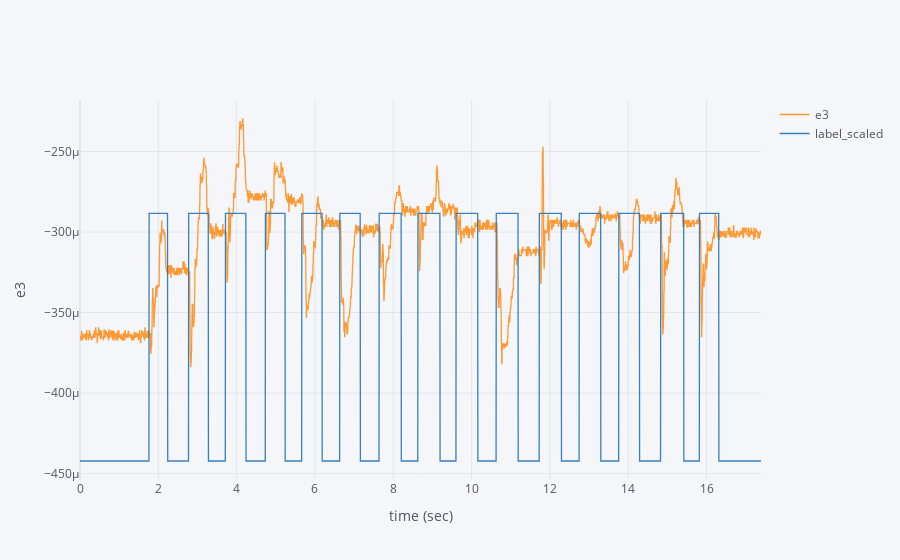
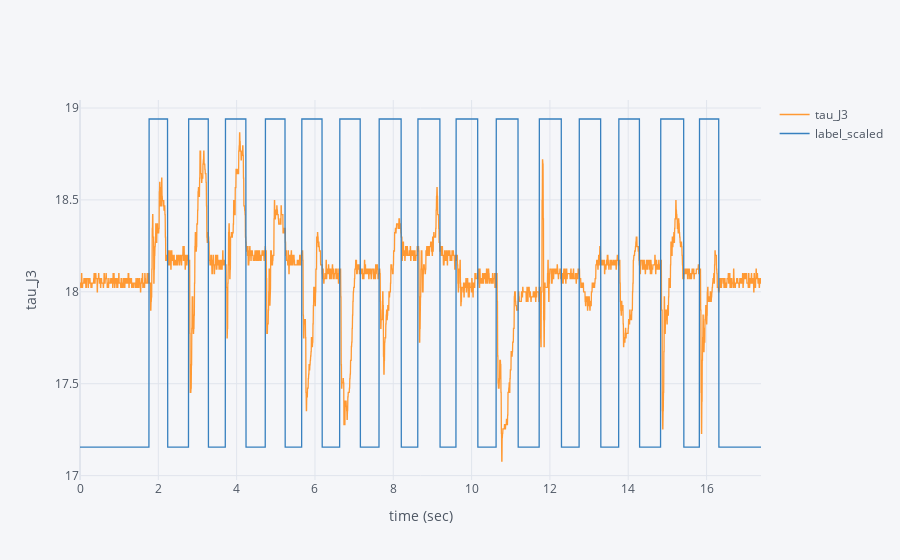

The notebook cell saved with these charts, in order:
### Code cell
# plot a sample data
import chart_studio.plotly as py
import plotly.graph_objs as go
from plotly.offline import iplot, init_notebook_mode
# Using plotly + cufflinks in offline mode
import cufflinks
cufflinks.go_offline(connected=True)
init_notebook_mode(connected=True)

target = ['e3','tau_J3']

for i in target:
    A = instance.df[i].max()-instance.df[i].min()
    instance.df['label_scaled']=instance.df['label']*A + instance.df[i][0] -A/2
    instance.df.iplot(x='time', y= [i, 'label_scaled'], xTitle='time (sec)', yTitle=i)
    
    #plt.plot(instance.df['time'],instance.df['labeled_scaled'])

### Figure 1 — Plotly figure (JSON) as saved in the notebook; plotly's stock layout.template omitted (floating-point values rounded to 4 significant figures; data arrays with more than 128 entries replaced by an {"elided": "..."} marker saying what was removed)
{"data": [{"line": {"color": "rgba(255, 153, 51, 1.0)", "dash": "solid", "shape": "linear", "width": 1.3}, "mode": "lines", "name": "e3", "text": "", "type": "scatter", "x": {"elided": "3479 float values"}, "y": {"elided": "3479 float values"}}, {"line": {"color": "rgba(55, 128, 191, 1.0)", "dash": "solid", "shape": "linear", "width": 1.3}, "mode": "lines", "name": "label_scaled", "text": "", "type": "scatter", "x": {"elided": "3479 float values"}, "y": {"elided": "3479 float values"}}], "layout": {"legend": {"bgcolor": "#F5F6F9", "font": {"color": "#4D5663"}}, "paper_bgcolor": "#F5F6F9", "plot_bgcolor": "#F5F6F9", "title": {"font": {"color": "#4D5663"}}, "xaxis": {"gridcolor": "#E1E5ED", "showgrid": true, "tickfont": {"color": "#4D5663"}, "title": {"font": {"color": "#4D5663"}, "text": "time (sec)"}, "zerolinecolor": "#E1E5ED"}, "yaxis": {"gridcolor": "#E1E5ED", "showgrid": true, "tickfont": {"color": "#4D5663"}, "title": {"font": {"color": "#4D5663"}, "text": "e3"}, "zerolinecolor": "#E1E5ED"}}}

### Figure 2 — Plotly figure (JSON) as saved in the notebook; plotly's stock layout.template omitted (floating-point values rounded to 4 significant figures; data arrays with more than 128 entries replaced by an {"elided": "..."} marker saying what was removed)
{"data": [{"line": {"color": "rgba(255, 153, 51, 1.0)", "dash": "solid", "shape": "linear", "width": 1.3}, "mode": "lines", "name": "tau_J3", "text": "", "type": "scatter", "x": {"elided": "3479 float values"}, "y": {"elided": "3479 float values"}}, {"line": {"color": "rgba(55, 128, 191, 1.0)", "dash": "solid", "shape": "linear", "width": 1.3}, "mode": "lines", "name": "label_scaled", "text": "", "type": "scatter", "x": {"elided": "3479 float values"}, "y": {"elided": "3479 float values"}}], "layout": {"legend": {"bgcolor": "#F5F6F9", "font": {"color": "#4D5663"}}, "paper_bgcolor": "#F5F6F9", "plot_bgcolor": "#F5F6F9", "title": {"font": {"color": "#4D5663"}}, "xaxis": {"gridcolor": "#E1E5ED", "showgrid": true, "tickfont": {"color": "#4D5663"}, "title": {"font": {"color": "#4D5663"}, "text": "time (sec)"}, "zerolinecolor": "#E1E5ED"}, "yaxis": {"gridcolor": "#E1E5ED", "showgrid": true, "tickfont": {"color": "#4D5663"}, "title": {"font": {"color": "#4D5663"}, "text": "tau_J3"}, "zerolinecolor": "#E1E5ED"}}}
